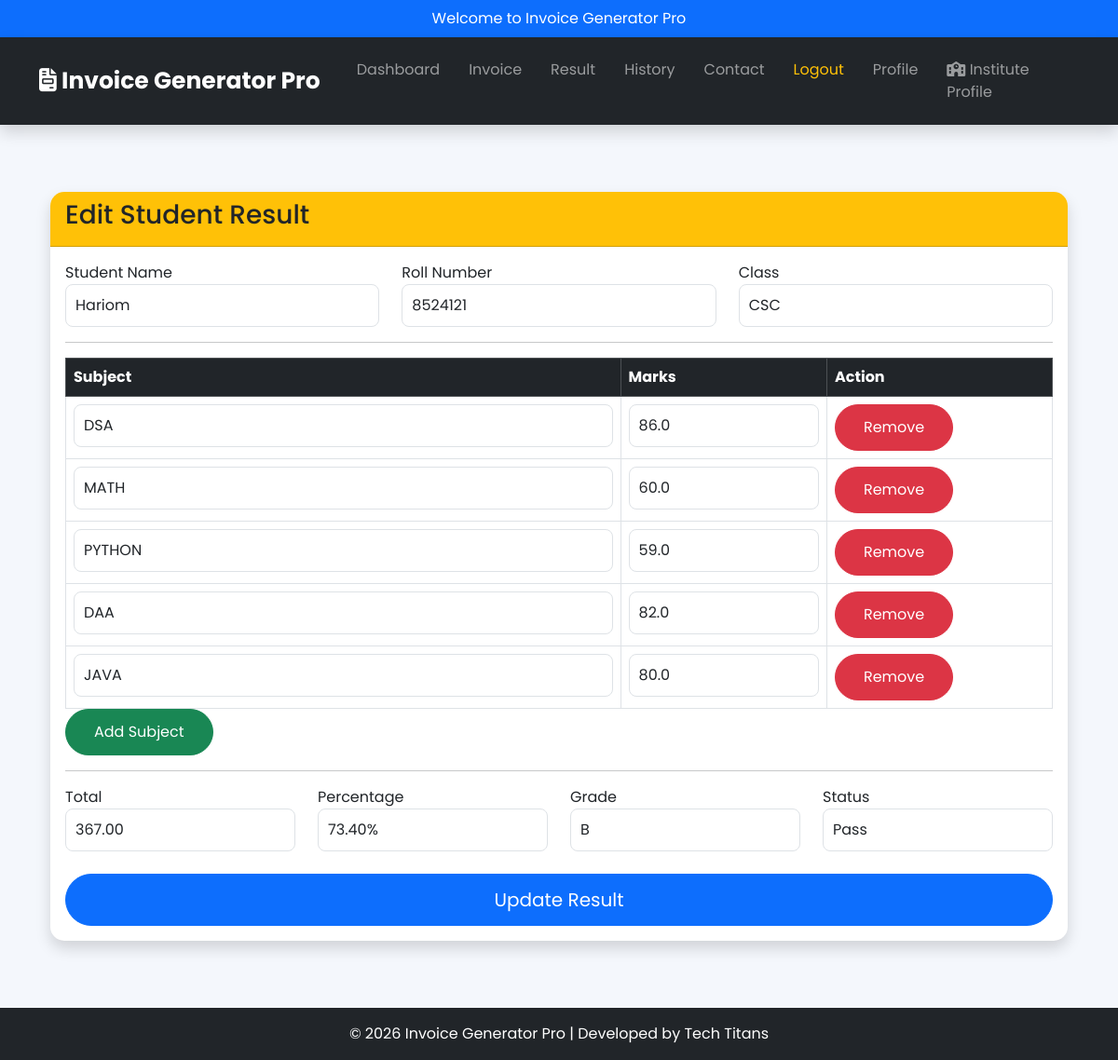
Screenshot of /edit_result/2 (signed in) with the database file from the repository.
### models.py (models this page shows)
class Result(db.Model):
    __tablename__ = "results"
    id = db.Column(db.Integer, primary_key=True)
    user_id = db.Column(
        db.Integer,
        db.ForeignKey("users.id"),
        nullable=False
    )
    student_name = db.Column(
        db.String(150),
        nullable=False
    )
    roll_number = db.Column(
        db.String(50),
        nullable=False
    )
    student_class = db.Column(
        db.String(100),
        nullable=False
    )
    total = db.Column(
        db.Float,
        default=0
    )
    percentage = db.Column(
        db.Float,
        default=0
    )
    grade = db.Column(
        db.String(10)
    )
    status = db.Column(
        db.String(20)
    )
    subjects = db.relationship(
        "ResultSubject",
        backref="result",
        cascade="all, delete-orphan",
        lazy=True
    )

class ResultSubject(db.Model):
    __tablename__ = "result_subjects"
    id = db.Column(db.Integer, primary_key=True)
    result_id = db.Column(
        db.Integer,
        db.ForeignKey("results.id"),
        nullable=False
    )
    subject_name = db.Column(
        db.String(100),
        nullable=False
    )
    marks = db.Column(
        db.Float,
        nullable=False
    )

### app.py (the view, shortened to what this page needs)
@app.route("/edit_result/<int:id>", methods=["GET", "POST"])
@login_required
def edit_result(id):
    result = Result.query.filter_by(
        id=id,
        user_id=session["user_id"]
    ).first_or_404()
    return render_template(
        "edit_result.html",
        result=result
    )

### app.py (called while the page is built, shortened)
def login_required(f):
    @wraps(f)
    def decorated_function(*args, **kwargs):
        return f(*args, **kwargs)
    return decorated_function

### templates/edit_result.html (shortened to what this page needs)
{% extends "base.html" %}
{% block content %}
<div class="container mt-4">
    <div class="card shadow">
        <div class="card-header bg-warning text-dark">
            <h3>
                Edit Student Result
            </h3>
        </div>
        <div class="card-body">
            <form method="POST">
                <div class="row">
                    <div class="col-md-4">
                        <label>Student Name</label>
                        <input
                            type="text"
                            class="form-control"
                            name="student"
                            value="{{ result.student_name }}"
                            required>
                    </div>
                    <div class="col-md-4">
                        <label>Roll Number</label>
                        <input
                            type="text"
                            class="form-control"
                            name="roll"
                            value="{{ result.roll_number }}"
                            required>
                    </div>
                    <div class="col-md-4">
                        <label>Class</label>
                        <input
                            type="text"
                            class="form-control"
                            name="student_class"
                            value="{{ result.student_class }}"
                            required>
                    </div>
                </div>
                <hr>
                <table class="table table-bordered">
                    <thead class="table-dark">
                        <tr>
                            <th>Subject</th>
                            <th>Marks</th>
                            <th>Action</th>
                        </tr>
                    </thead>
                    <tbody id="subjectBody">
                        {% for subject in result.subjects %}
                        <tr>
                            <td>
                                <input
                                    type="text"
                                    name="subject[]"
                                    class="form-control subject"
                                    value="{{ subject.subject_name }}"
                                    required>
                            </td>
                            <td>
                                <input
                                    type="number"
                                    name="marks[]"
                                    class="form-control marks"
                                    value="{{ subject.marks }}"
                                    min="0"
                                    max="100"
                                    required>
                            </td>
                            <td>
                                <button
                                    type="button"
                                    class="btn btn-danger removeRow">
                                    Remove
                                </button>
                            </td>
                        </tr>
                        {% endfor %}
                    </tbody>
                </table>
                <button
                    type="button"
                    id="addRow"
                    class="btn btn-success">
                    Add Subject
                </button>
                <hr>
                <div class="row">
                    <div class="col-md-3">
                        <label>Total</label>
                        <input
                            type="text"
                            id="totalMarks"
                            class="form-control"
                            readonly>
                    </div>
                    <div class="col-md-3">
                        <label>Percentage</label>
                        <input
                            type="text"
                            id="percentage"
                            class="form-control"
                            readonly>
                    </div>
                    <div class="col-md-3">
                        <label>Grade</label>
                        <input
                            type="text"
                            id="grade"
                            class="form-control"
                            readonly>
                    </div>
                    <div class="col-md-3">
                        <label>Status</label>
                        <input
                            type="text"
                            id="status"
                            class="form-control"
                            readonly>
                    </div>
                </div>
                <button
                    class="btn btn-primary btn-lg w-100 mt-4">
                    Update Result
                </button>
            </form>
        </div>
    </div>
</div>
{% endblock %}

### static/css/style.css (style rules this page uses)
* { margin:0; padding:0; box-sizing:border-box; font-family:'Poppins',sans-serif; }
body { background:#f4f7fc; color:#333; }
.card { border:none; border-radius:15px; overflow:hidden; transition:.4s; }
.card-header { font-weight:bold; }
.btn { border-radius:8px; transition:.3s; }
.table { margin-bottom:0; }
.table thead { background:#0d6efd; color:white; }
.form-control { border-radius:8px; padding:10px; }
.bg-warning { background:#ffc107!important; }
.card { border-radius:15px; }
.card-header { font-weight:bold; font-size:20px; }
.card { transition:.4s; }
.btn { border-radius:50px; padding:12px 30px; }

### rows the page displays
Result: student "Hariom", roll "8524121", student_class "CSC"
ResultSubject: subject_name "DSA", marks "86.0"
ResultSubject: subject_name "MATH", marks "60.0"
ResultSubject: subject_name "PYTHON", marks "59.0"
ResultSubject: subject_name "DAA", marks "82.0"
ResultSubject: subject_name "JAVA", marks "80.0"
